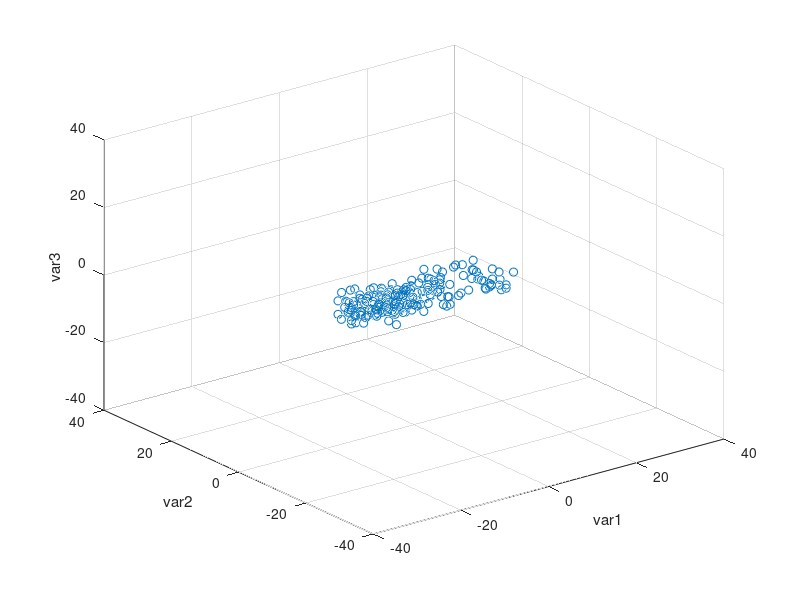

Write MATLAB code to recreate this figure. (Note: this script raises an error after producing the figure.)
clear ; close all; clc

NUM_DATA_POINTS = 200;

var1 = randi([-25 -10], NUM_DATA_POINTS/2, 1); % var1 values
var2 = randi([-15 -10], NUM_DATA_POINTS/2, 1); % var2 values 
var3 = randi([0 5], NUM_DATA_POINTS/2, 1); % var3 values 

X = [var1 var2 var3];

var1 = randi([-5 25], NUM_DATA_POINTS/2, 1); % var1 values
var2 = randi([0 15], NUM_DATA_POINTS/2, 1); % var2 values 
var3 = randi([-10 -5], NUM_DATA_POINTS/2, 1); % var3 values 

X = [X;
      var1 var2 var3];

X(1:NUM_DATA_POINTS/2, 3) = X(1:NUM_DATA_POINTS/2, 3) + 5; 

[m, n] = size(X);  % m # of examples, n # of features (variables)

figure;
scatter3(X(:,1), X(:,2), X(:,3));
xlabel('var1');
ylabel('var2');
zlabel('var3');
xlim([-40 40]);
ylim([-40 40]);
zlim([-40 40]);
hold on;

% pause;

% Zero mean
mu = mean(X);
X_zeromean = X - mu;
% sigma = std(X_zeromean);
% X_norm = X_zeromean./sigma;

% SVD
Cov_mtx = (1./m) .* X_zeromean' * X_zeromean;  
[U, S, V] = svd(Cov_mtx); % Principal components 

%  Draw the eigenvectors centered at mean of data. These lines show the
%  directions of maximum variations in the dataset.

drawLine3D(mu', mu' +  .05*S(1,1) .* U(:,1), '-b', 'LineWidth', 2);
drawLine3D(mu', mu' +  .25*S(2,2) .* U(:,2), '-r', 'LineWidth', 2);
drawLine3D(mu', mu' +  .5*S(3,3) .* U(:,3), '-g', 'LineWidth', 2);
legend('Data points', 'Principle Component 1(1/20)',...
     'Principle Component 2(1/4)', ...
     'Principle Component 3(1/2)');
hold off;

% pause;

% Project the data on PC1 PC2 plane
K = 2;
% get only first 2 principle components
U_reduced = U(:, 1:K);

% y is the results in the new 2 dimension space(PC1 PC2 plane)
y = U_reduced' * (X_zeromean)';
y = y';

% Recover the approximation data back with error. Which means we are
% visualizing data on the plane which spanned by principal components
U_reduced = U(:, 1:K);
X_rec = y*U_reduced';
X_rec = X_rec + mu;

figure;
scatter3(X(:,1), X(:,2), X(:,3));
zlabel('var3');
ylabel('var2');
xlabel('var1');
zlim([-40 40]);
hold on;

% pause;

scatter3(X_rec(:, 1), X_rec(:, 2), X_rec(:, 3));


for i = 1:size(X, 1)
    drawLine3D(X(i,:), X_rec(i,:), '--k', 'LineWidth', 1);
end

legend('original points', 'projection onto PC1 PC2 plane');
hold off;

% pause;

% plot the data on the new coordinate system spanned by PC1 and PC2

figure;
scatter(y(:, 1), y(:,2), 'ko');
xlim([-40 40]);
ylim([-40 40]);
xlabel('PC1');
ylabel('PC2');


% FUNCTIONS %

function drawLine3D(p1, p2, varargin)
%DRAWLINE Draws a line from point p1 to point p2
%   DRAWLINE(p1, p2) Draws a line from point p1 to point p2 and holds the
%   current figure

plot3([p1(1) p2(1)], [p1(2) p2(2)], [p1(3) p2(3)], varargin{:});

end